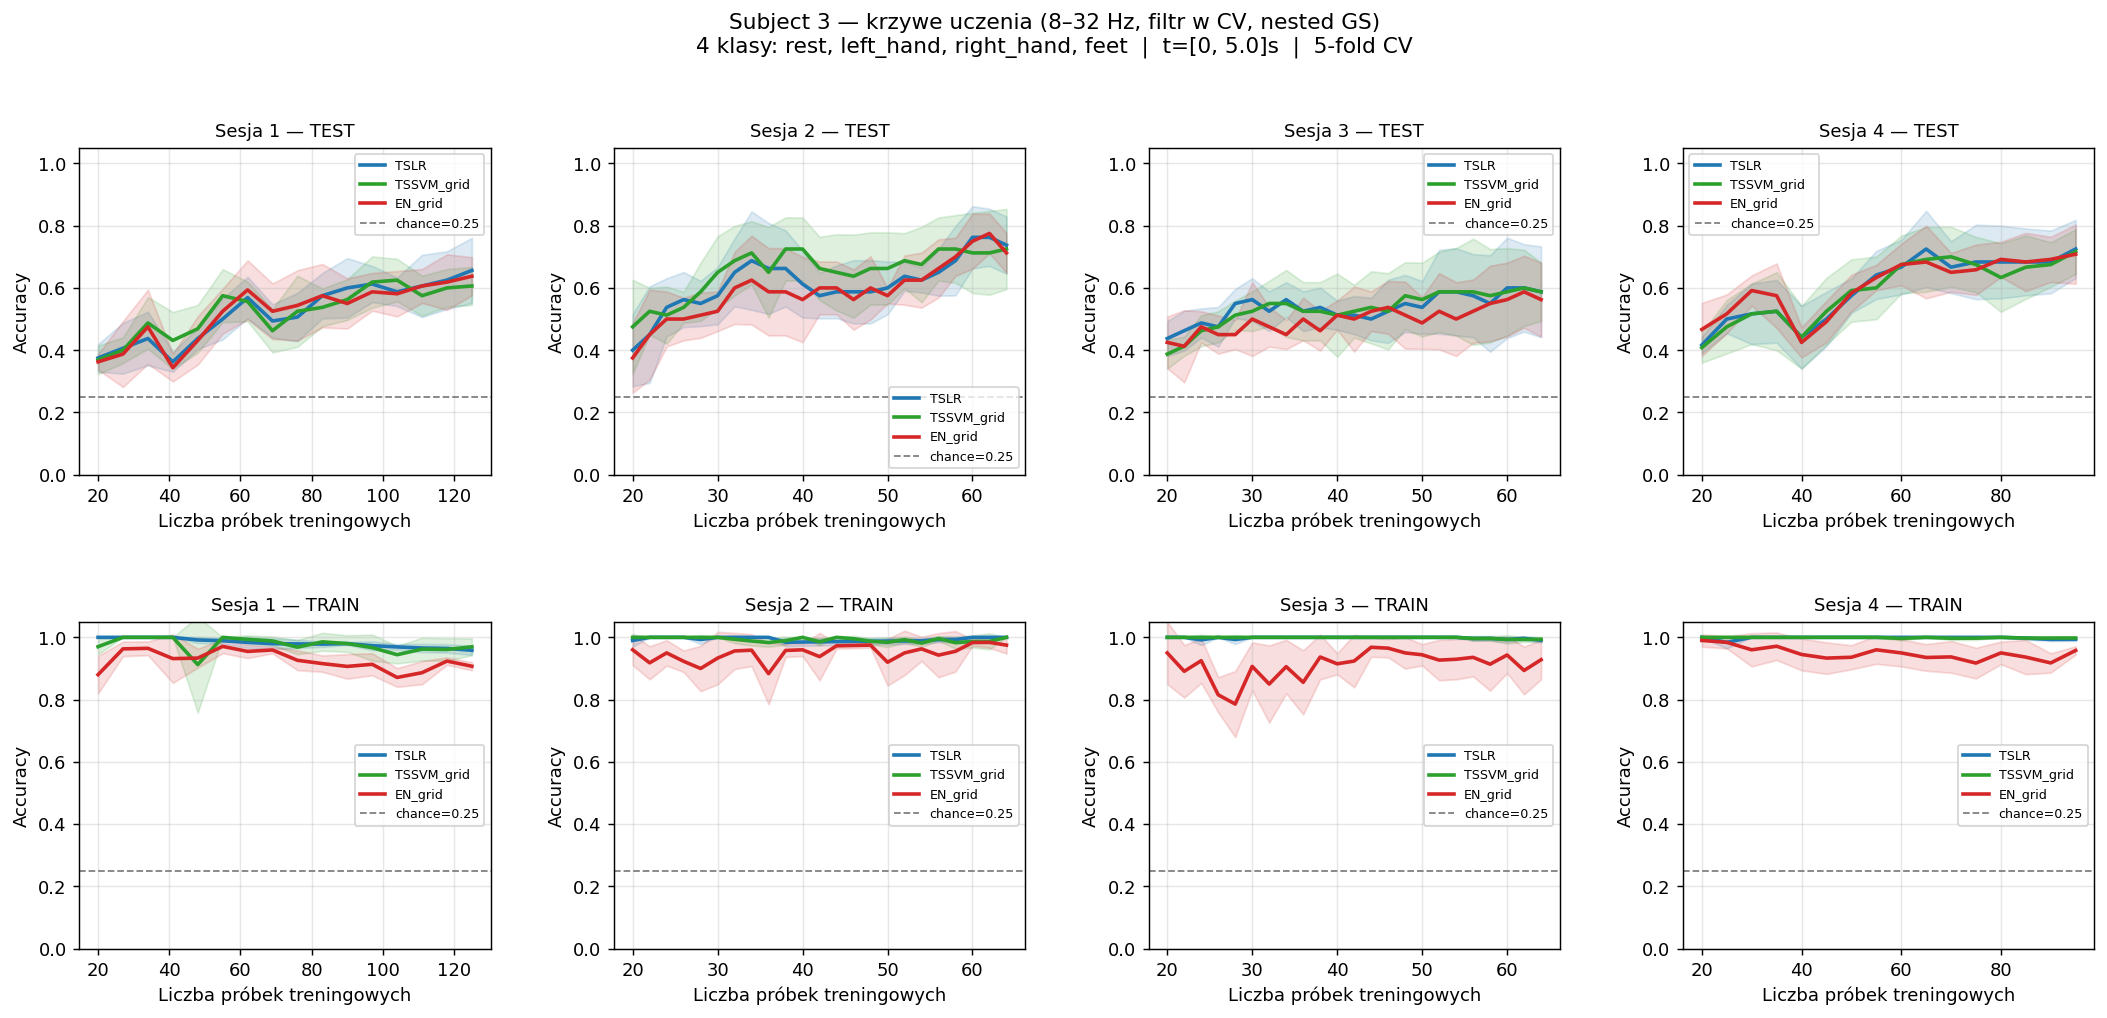

Source code (Python):
"""
Krzywe uczenia (learning curves) dla subject3 — każda sesja osobno.
4 klasy: left_hand, right_hand, feet, rest.
Filtracja 8-32 Hz wewnątrz CV (bez przecieku między foldami).
"""

import os
import re
import numpy as np
import matplotlib
matplotlib.use('Agg')
import matplotlib.pyplot as plt
import matplotlib.gridspec as gridspec
import mne
from pathlib import Path

from pyriemann.estimation import Covariances
from pyriemann.tangentspace import TangentSpace
from sklearn.base import BaseEstimator, TransformerMixin
from sklearn.svm import SVC
from sklearn.linear_model import LogisticRegression
from sklearn.preprocessing import LabelEncoder
from sklearn.model_selection import StratifiedKFold, learning_curve, GridSearchCV
from sklearn.pipeline import Pipeline

mne.set_log_level('ERROR')

# ---------------------------------------------------------------------------
# Konfiguracja
# ---------------------------------------------------------------------------
DATA_DIR   = Path(__file__).parent / "brainbot_data/5s-interval-nofiltering"
SUBJECT_ID = 3
TMAX       = 5.0
N_FOLDS    = 5
N_JOBS     = 32

EVENTS = {'rest': 1, 'left_hand': 2, 'right_hand': 3, 'feet': 5}

PIPELINE_COLORS = {
    "TSLR":        "#1f77b4",  # niebieski
    "TSSVM_grid":  "#2ca02c",  # zielony
    "EN_grid":     "#d62728",  # czerwony
}


# ---------------------------------------------------------------------------
# EpochBandpassFilter (filtracja wewnątrz CV)
# ---------------------------------------------------------------------------
class EpochBandpassFilter(BaseEstimator, TransformerMixin):
    def __init__(self, sfreq=256.0, l_freq=8.0, h_freq=32.0, method='iir'):
        self.sfreq  = sfreq
        self.l_freq = l_freq
        self.h_freq = h_freq
        self.method = method

    def fit(self, X, y=None):
        return self

    def transform(self, X):
        out = np.empty_like(X)
        for i, epoch in enumerate(X):
            out[i] = mne.filter.filter_data(
                epoch.astype(np.float64),
                sfreq=self.sfreq, l_freq=self.l_freq, h_freq=self.h_freq,
                method=self.method, verbose=False,
            )
        return out


def make_tslr(sfreq=256.0):
    """Tangent Space + Logistic Regression (bez grid search)."""
    return Pipeline([
        ("bp",  EpochBandpassFilter(sfreq=sfreq)),
        ("cov", Covariances(estimator='oas')),
        ("ts",  TangentSpace(metric='riemann')),
        ("lr",  LogisticRegression(C=1.0, max_iter=1000, solver='lbfgs')),
    ])


def make_tssvm_grid(sfreq=256.0):
    """Tangent Space + SVM z nested grid search (C, kernel)."""
    pipe = Pipeline([
        ("bp",  EpochBandpassFilter(sfreq=sfreq)),
        ("cov", Covariances(estimator='oas')),
        ("ts",  TangentSpace(metric='riemann')),
        ("svc", SVC()),
    ])
    param_grid = {
        'svc__C':      [0.5, 1.0, 1.5],
        'svc__kernel': ['rbf', 'linear'],
    }
    return GridSearchCV(pipe, param_grid, cv=3, scoring='accuracy',
                        n_jobs=1, refit=True)


def make_en_grid(sfreq=256.0):
    """Tangent Space + ElasticNet Logistic Regression z nested grid search."""
    pipe = Pipeline([
        ("bp",  EpochBandpassFilter(sfreq=sfreq)),
        ("cov", Covariances(estimator='oas')),
        ("ts",  TangentSpace(metric='riemann')),
        ("lr",  LogisticRegression(penalty='elasticnet', solver='saga',
                                   intercept_scaling=1000.0, max_iter=1000,
                                   l1_ratio=0.70)),
    ])
    param_grid = {
        'lr__l1_ratio': [0.20, 0.30, 0.45, 0.65, 0.75],
    }
    return GridSearchCV(pipe, param_grid, cv=3, scoring='accuracy',
                        n_jobs=1, refit=True)


PIPELINES = {
    "TSLR":       make_tslr,
    "TSSVM_grid": make_tssvm_grid,
    "EN_grid":    make_en_grid,
}


# ---------------------------------------------------------------------------
# Wczytywanie — jedna sesja
# ---------------------------------------------------------------------------
def load_session(subject_id: int, session_id: int):
    pattern = re.compile(rf"subject{subject_id}_ses{session_id}_run(\d+)_.*\.epo\.fif")
    files = sorted([f for f in os.listdir(DATA_DIR) if pattern.match(f)])
    if not files:
        return None, None
    epoch_list = [mne.read_epochs(str(DATA_DIR / f), preload=True, verbose=False)
                  for f in files]
    ref_t = epoch_list[0].info['dev_head_t']
    for ep in epoch_list[1:]:
        ep.info['dev_head_t'] = ref_t
    epochs = mne.concatenate_epochs(epoch_list, verbose=False)
    return epochs, epochs.info['sfreq']


def get_xy(epochs, tmax):
    wanted = set(EVENTS.values())
    mask = np.isin(epochs.events[:, 2], list(wanted))
    cropped = epochs.copy().crop(tmin=0.0, tmax=tmax, verbose=False)
    X = cropped.get_data()[mask]
    inv = {v: k for k, v in EVENTS.items()}
    y_str = np.array([inv[i] for i in epochs.events[mask, 2]])
    le = LabelEncoder()
    return X, le.fit_transform(y_str)


# ---------------------------------------------------------------------------
# Krzywa uczenia (StratifiedKFold CV, nested dla grid search)
# ---------------------------------------------------------------------------
def compute_learning_curve(estimator, X, y):
    n_cls = len(np.unique(y))
    min_train = max(N_FOLDS * n_cls, 10)
    max_train = int(len(X) * (N_FOLDS - 1) / N_FOLDS)
    if max_train < min_train + 5:
        return None

    step = max(1, (max_train - min_train) // 15)
    train_sizes_abs = np.arange(min_train, max_train + 1, step)
    if len(train_sizes_abs) < 3:
        return None

    cv = StratifiedKFold(n_splits=N_FOLDS, shuffle=True, random_state=42)
    train_sizes, train_scores, test_scores = learning_curve(
        estimator, X, y,
        train_sizes=train_sizes_abs,
        cv=cv, scoring='accuracy',
        n_jobs=N_JOBS, error_score='raise',
    )
    return {
        'train_sizes': train_sizes,
        'test_mean':   test_scores.mean(axis=1),
        'test_std':    test_scores.std(axis=1),
        'train_mean':  train_scores.mean(axis=1),
        'train_std':   train_scores.std(axis=1),
    }


# ---------------------------------------------------------------------------
# Główna pętla
# ---------------------------------------------------------------------------
def run():
    pattern = re.compile(rf"subject{SUBJECT_ID}_ses(\d+)_run\d+_.*\.epo\.fif")
    session_ids = sorted(set(
        int(m.group(1)) for f in os.listdir(DATA_DIR)
        if (m := pattern.match(f))
    ))
    chance = 1 / len(EVENTS)
    print(f"Subject {SUBJECT_ID} — sesje: {session_ids}")
    print(f"Klasy: {list(EVENTS.keys())}  chance={chance:.3f}")
    print(f"Pipeline'y: {list(PIPELINES.keys())}\n")

    # all_results[ses_id][pipeline_name] = result_dict | None
    all_results = {}

    for ses_id in session_ids:
        print(f"--- Sesja {ses_id} ---")
        epochs, sfreq = load_session(SUBJECT_ID, ses_id)
        if epochs is None:
            print("  brak danych")
            continue

        X, y = get_xy(epochs, TMAX)
        print(f"  {len(X)} epok, {len(np.unique(y))} klas")
        all_results[ses_id] = {}

        for pipe_name, pipe_factory in PIPELINES.items():
            estimator = pipe_factory(sfreq=sfreq)
            print(f"  [{pipe_name}] ", end="", flush=True)
            result = compute_learning_curve(estimator, X, y)
            if result is None:
                print("za mało próbek")
            else:
                print(f"max acc={result['test_mean'].max():.3f}  "
                      f"(n_train_max={result['train_sizes'][-1]})")
            all_results[ses_id][pipe_name] = result

    # --- wykresy: 2 wiersze (test / train), kolumny = sesje ---
    valid_sessions = [s for s, r in all_results.items()
                      if any(v is not None for v in r.values())]
    n_ses = len(valid_sessions)
    if n_ses == 0:
        print("Brak wyników do wykreślenia.")
        return

    fig, axes = plt.subplots(2, n_ses, figsize=(5 * n_ses, 8),
                              squeeze=False,
                              gridspec_kw=dict(hspace=0.45, wspace=0.3))

    for col, ses_id in enumerate(sorted(valid_sessions)):
        ax_test  = axes[0][col]
        ax_train = axes[1][col]

        for pipe_name, result in all_results[ses_id].items():
            if result is None:
                continue
            color = PIPELINE_COLORS[pipe_name]
            xs = result['train_sizes']

            for ax, key_m, key_s in [
                (ax_test,  'test_mean',  'test_std'),
                (ax_train, 'train_mean', 'train_std'),
            ]:
                m, s = result[key_m], result[key_s]
                ax.plot(xs, m, color=color, linewidth=2, label=pipe_name)
                ax.fill_between(xs, m - s, m + s, alpha=0.15, color=color)

        for ax, title in [
            (ax_test,  f"Sesja {ses_id} — TEST"),
            (ax_train, f"Sesja {ses_id} — TRAIN"),
        ]:
            ax.axhline(chance, color='gray', linestyle='--', linewidth=1,
                       label=f"chance={chance:.2f}")
            ax.set_title(title, fontsize=10)
            ax.set_xlabel("Liczba próbek treningowych")
            ax.set_ylabel("Accuracy")
            ax.set_ylim(0, 1.05)
            ax.legend(fontsize=7)
            ax.grid(True, alpha=0.3)

    fig.suptitle(
        f"Subject {SUBJECT_ID} — krzywe uczenia (8–32 Hz, filtr w CV, nested GS)\n"
        f"4 klasy: {', '.join(EVENTS.keys())}  |  t=[0, {TMAX}]s  |  {N_FOLDS}-fold CV",
        fontsize=12, y=1.01
    )

    out_path = Path(__file__).parent / f"learning_curve_subject{SUBJECT_ID}.png"
    plt.savefig(out_path, dpi=130, bbox_inches='tight')
    print(f"\nWykres zapisany: {out_path}")


if __name__ == "__main__":
    run()
